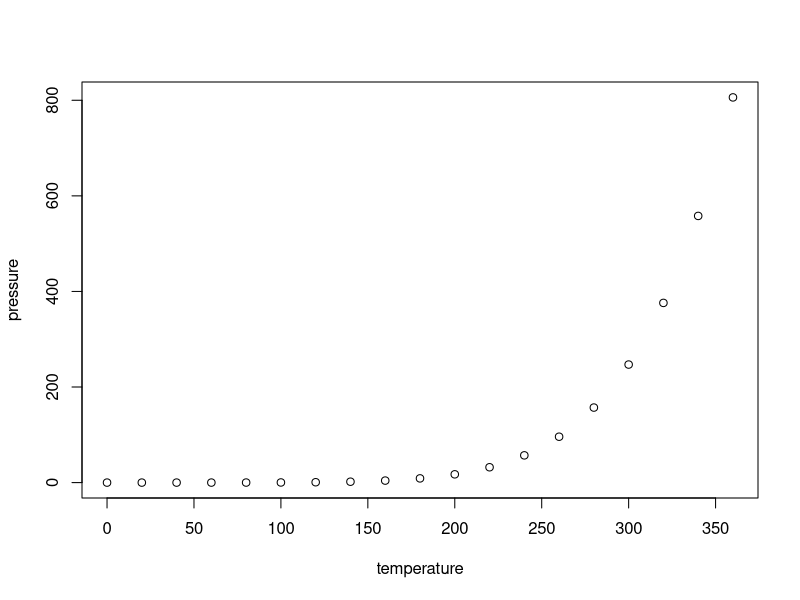
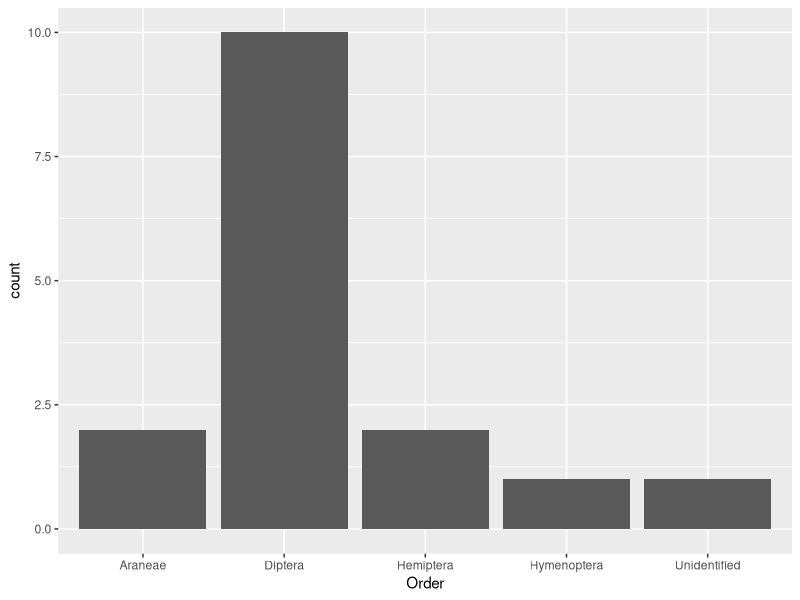
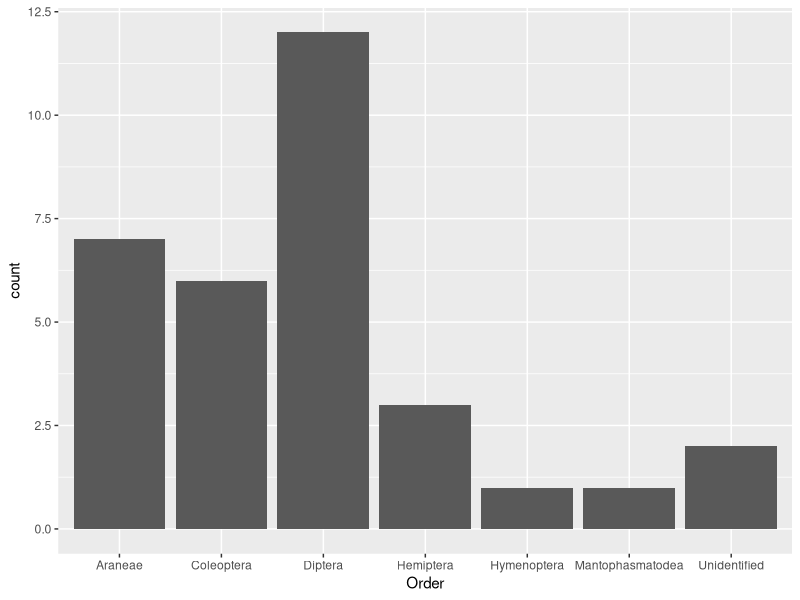
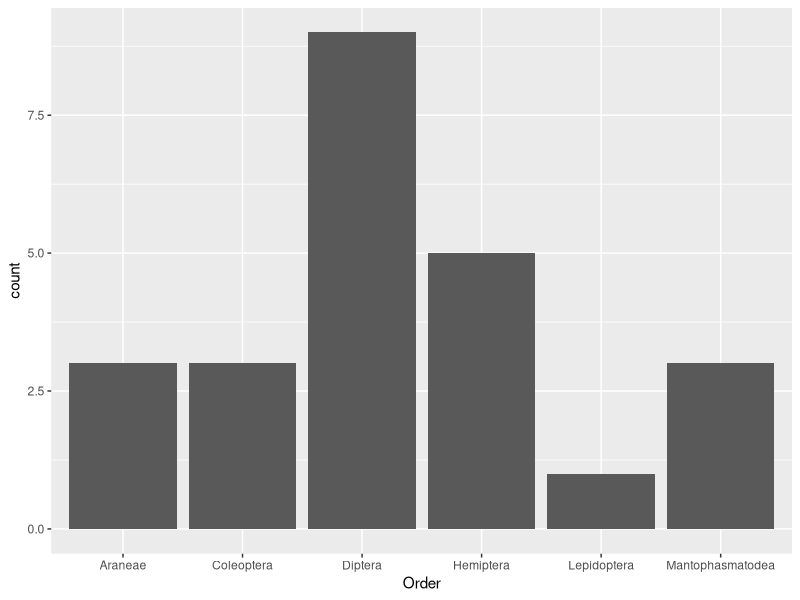
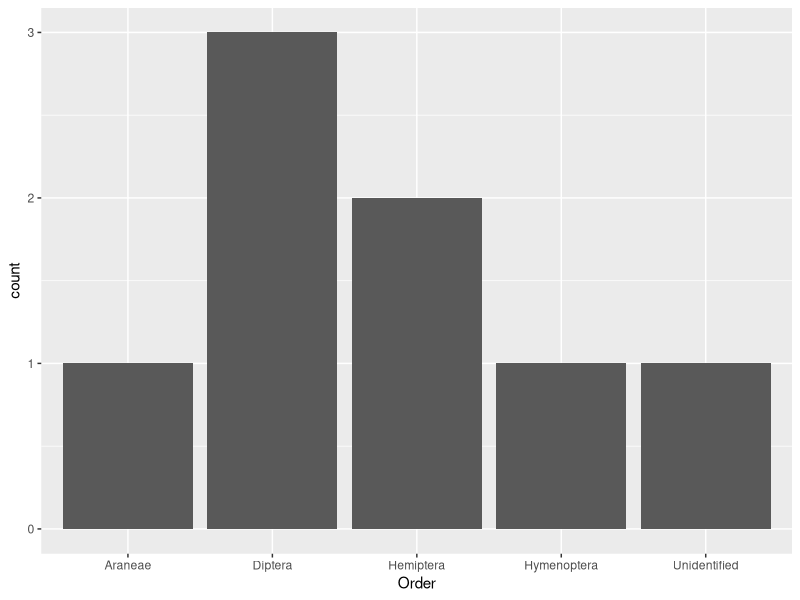
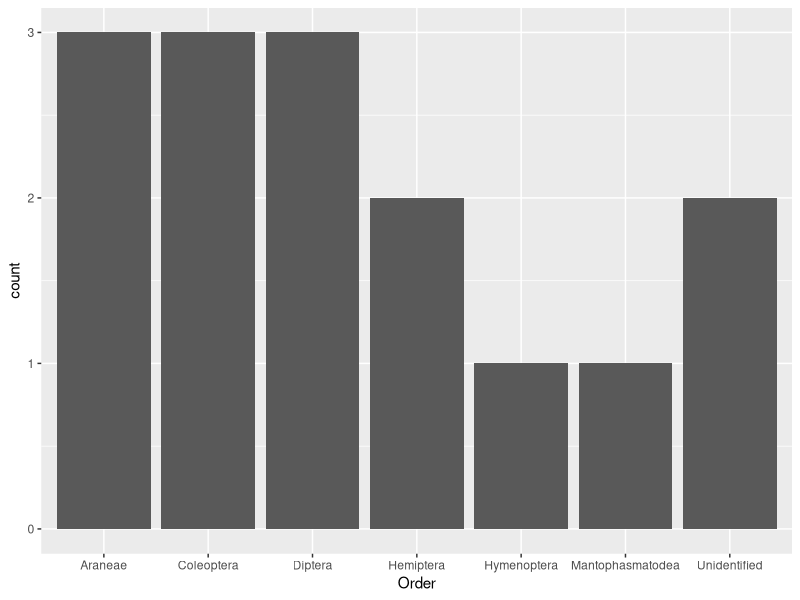

Reproduce these figures in R, in order.
## ---- chunk 1
knitr::opts_chunk$set(echo = TRUE)
## ---- chunk 2
summary(cars)
## ---- chunk 3
plot(pressure)
## ---- chunk 4
library(dplyr)
library(ggplot2)

insect = read.csv("Bug data - Sheet2.csv")

insect.2015 = insect %>% filter(Site == 2015)
insect.2007 = insect %>% filter(Site == 2007) 
insect.2013 = insect %>% filter(Site == 2013) 
## ---- chunk 5
# 2013
ggplot(data = insect.2013, aes(Order)) + geom_bar()

# 2015
ggplot(data = insect.2015, aes(Order)) + geom_bar()

# 2007
ggplot(data = insect.2007, aes(Order)) + geom_bar()
## ---- chunk 6
abund.order = insect %>% group_by(Site, Date, Order) %>% summarise(sum(Abundance)) %>% rename(Abund = 'sum(Abundance)')
test = abund.order %>% filter(Site == 2007) %>% group_by(Order) %>% summarise(sum(Abund)) %>% rename(Abund = 'sum(Abund)')

ggplot(data = abund.order %>% filter(Site == 2013), aes(Order)) + geom_bar()
ggplot(data = abund.order %>% filter(Site == 2015), aes(Order)) + geom_bar()


